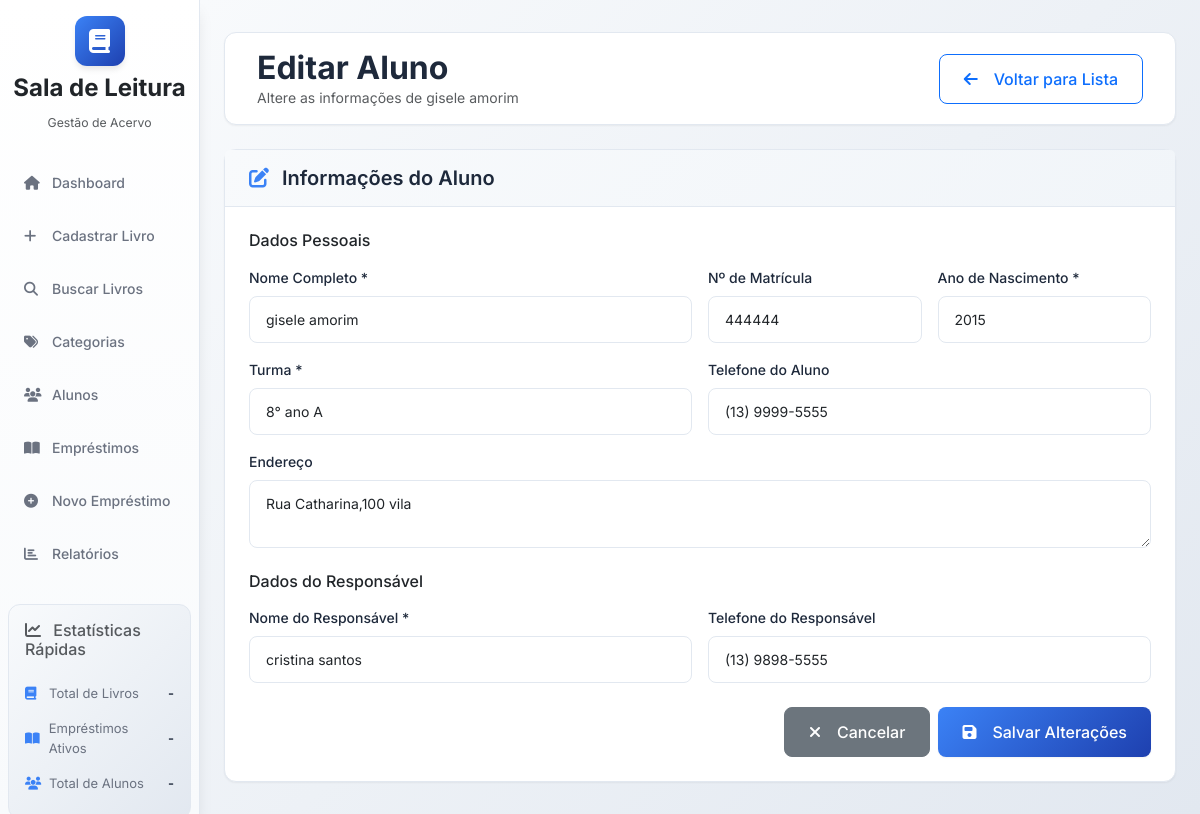
Screenshot of /students/fba35586-c8cf-4511-9dfa-abb6c175c75b/edit with the database file from the repository.
### database/models.py (models this page shows, shortened)
class Student(db.Model):
    __tablename__ = 'students'
    id = db.Column(db.String(36), primary_key=True, default=generate_uuid)
    name = db.Column(db.String(200), nullable=False)
    class_room = db.Column(db.String(50), nullable=False)
    birth_year = db.Column(db.Integer, nullable=False)
    phone = db.Column(db.String(20))
    address = db.Column(db.Text)
    guardian_name = db.Column(db.String(200), nullable=False)
    guardian_phone = db.Column(db.String(20))
    registration_number = db.Column(db.String(50), unique=True)
    active = db.Column(db.Boolean, default=True)
    created_date = db.Column(db.DateTime, default=datetime.utcnow)
    updated_date = db.Column(db.DateTime, default=datetime.utcnow, onupdate=datetime.utcnow)
    loans = db.relationship('Loan', backref='student', lazy=True)

### app.py (the view, shortened to what this page needs)
    @app.route('/students/<student_id>/edit', methods=['GET', 'POST'])
    def edit_student(student_id):
        student = Student.query.get_or_404(student_id)
        return render_template('students/edit_student.html', student=student)

### templates/students/edit_student.html (shortened to what this page needs)
{% extends "base.html" %}
{% set current_year = 2025 %}
{% block content %}
<div class="main-header d-flex justify-content-between align-items-center py-3 mb-4">
    <div>
        <h1 class="h2 mb-0">Editar Aluno</h1>
        <p class="text-muted mb-0">Altere as informações de {{ student.name }}</p>
    </div>
    <a href="{{ url_for('students') }}" class="btn btn-outline-primary">
        <i class="fas fa-arrow-left me-2"></i>
        Voltar para Lista
    </a>
</div>
<div class="card fade-in">
    <div class="card-header">
        <h5 class="mb-0">
            <i class="fas fa-edit text-primary me-2"></i>
            Informações do Aluno
        </h5>
    </div>
    <div class="card-body">
        <form method="POST">
            <h6 class="mb-3">Dados Pessoais</h6>
            <div class="row g-3 mb-4">
                <div class="col-md-6">
                    <label for="name" class="form-label">Nome Completo *</label>
                    <input type="text" class="form-control" name="name" required
                           value="{{ student.name }}">
                </div>
                <div class="col-md-3">
                    <label for="registration_number" class="form-label">Nº de Matrícula</label>
                    <input type="text" class="form-control" name="registration_number"
                           value="{{ student.registration_number or '' }}">
                </div>
                <div class="col-md-3">
                    <label for="birth_year" class="form-label">Ano de Nascimento *</label>
                    <input type="number" class="form-control" name="birth_year" required
                           min="1900" max="{{ current_year }}" value="{{ student.birth_year }}">
                </div>
                <div class="col-md-6">
                    <label for="class_room" class="form-label">Turma *</label>
                    <input type="text" class="form-control" name="class_room" required
                           value="{{ student.class_room }}">
                </div>
                <div class="col-md-6">
                    <label for="phone" class="form-label">Telefone do Aluno</label>
                    <input type="tel" class="form-control" name="phone"
                           value="{{ student.phone or '' }}">
                </div>
                <div class="col-12">
                    <label for="address" class="form-label">Endereço</label>
                    <textarea class="form-control" name="address" rows="2"
                              placeholder="Rua, número, bairro...">{{ student.address or '' }}</textarea>
                </div>
            </div>
            <h6 class="mb-3">Dados do Responsável</h6>
            <div class="row g-3">
                <div class="col-md-6">
                    <label for="guardian_name" class="form-label">Nome do Responsável *</label>
                    <input type="text" class="form-control" name="guardian_name" required
                           value="{{ student.guardian_name }}">
                </div>
                <div class="col-md-6">
                    <label for="guardian_phone" class="form-label">Telefone do Responsável</label>
                    <input type="tel" class="form-control" name="guardian_phone"
                           value="{{ student.guardian_phone or '' }}">
                </div>
            </div>
            <div class="mt-4 d-flex justify-content-end gap-2">
                <a href="{{ url_for('students') }}" class="btn btn-secondary">
                    <i class="fas fa-times me-2"></i>
                    Cancelar
                </a>
                <button type="submit" class="btn btn-primary">
                    <i class="fas fa-save me-2"></i>
                    Salvar Alterações
                </button>
            </div>
        </form>
    </div>
</div>
{% endblock %}

### static/css/style.css (style rules this page uses)
:root { --primary-color: #3b82f6; --secondary-color: #6b7280; --success-color: #10b981; --warning-color: #f59e0b; --danger-color: #ef4444; --info-color: #06b6d4; --light-color: #f8fafc; --dark-color: #1e293b; --border-color: #e2e8f0; --shadow-sm: 0 1px 2px 0 rgba(0, 0, 0, 0.05); --shadow-md: 0 4px 6px -1px rgba(0, 0, 0, 0.1); --shadow-lg: 0 10px 15px -3px rgba(0, 0, 0, 0.1); }
* { margin: 0; padding: 0; box-sizing: border-box; }
body { font-family: 'Inter', sans-serif; font-size: 14px; line-height: 1.5; color: var(--dark-color); background: linear-gradient(135deg, #f8fafc 0%, #e2e8f0 100%); min-height: 100vh; }
.main-header { background: white; border-radius: 12px; padding: 2rem; margin-bottom: 2rem; box-shadow: var(--shadow-sm); border: 1px solid var(--border-color); }
.main-header h1 { color: var(--dark-color); font-weight: 700; margin-bottom: 0.5rem; }
.card { border: 1px solid var(--border-color); border-radius: 12px; box-shadow: var(--shadow-sm); background: white; transition: all 0.2s ease; }
.card-header { background: linear-gradient(135deg, #f8fafc 0%, #f1f5f9 100%); border-bottom: 1px solid var(--border-color); padding: 1rem 1.5rem; border-radius: 12px 12px 0 0; }
.card-header h5 { font-weight: 600; color: var(--dark-color); margin: 0; }
.card-body { padding: 1.5rem; }
.form-control { border: 1px solid var(--border-color); border-radius: 8px; padding: 0.75rem 1rem; font-size: 14px; transition: all 0.2s ease; }
.form-label { font-weight: 500; color: var(--dark-color); margin-bottom: 0.5rem; }
.btn { border-radius: 8px; font-weight: 500; padding: 0.75rem 1.5rem; transition: all 0.2s ease; display: inline-flex; align-items: center; gap: 0.5rem; }
.btn-primary { background: linear-gradient(135deg, var(--primary-color) 0%, #1e40af 100%); border: none; color: white; box-shadow: var(--shadow-sm); }
.fade-in { animation: fadeIn 0.6s ease-out; }
.text-primary { color: var(--primary-color) !important; }

### rows the page displays
Student: name "gisele amorim", registration_number "444444", birth_year "2015", class_room "8° ano A", phone "(13) 9999-5555", address "Rua Catharina,100 vila", guardian_name "cristina santos", guardian_phone "(13) 9898-5555"
